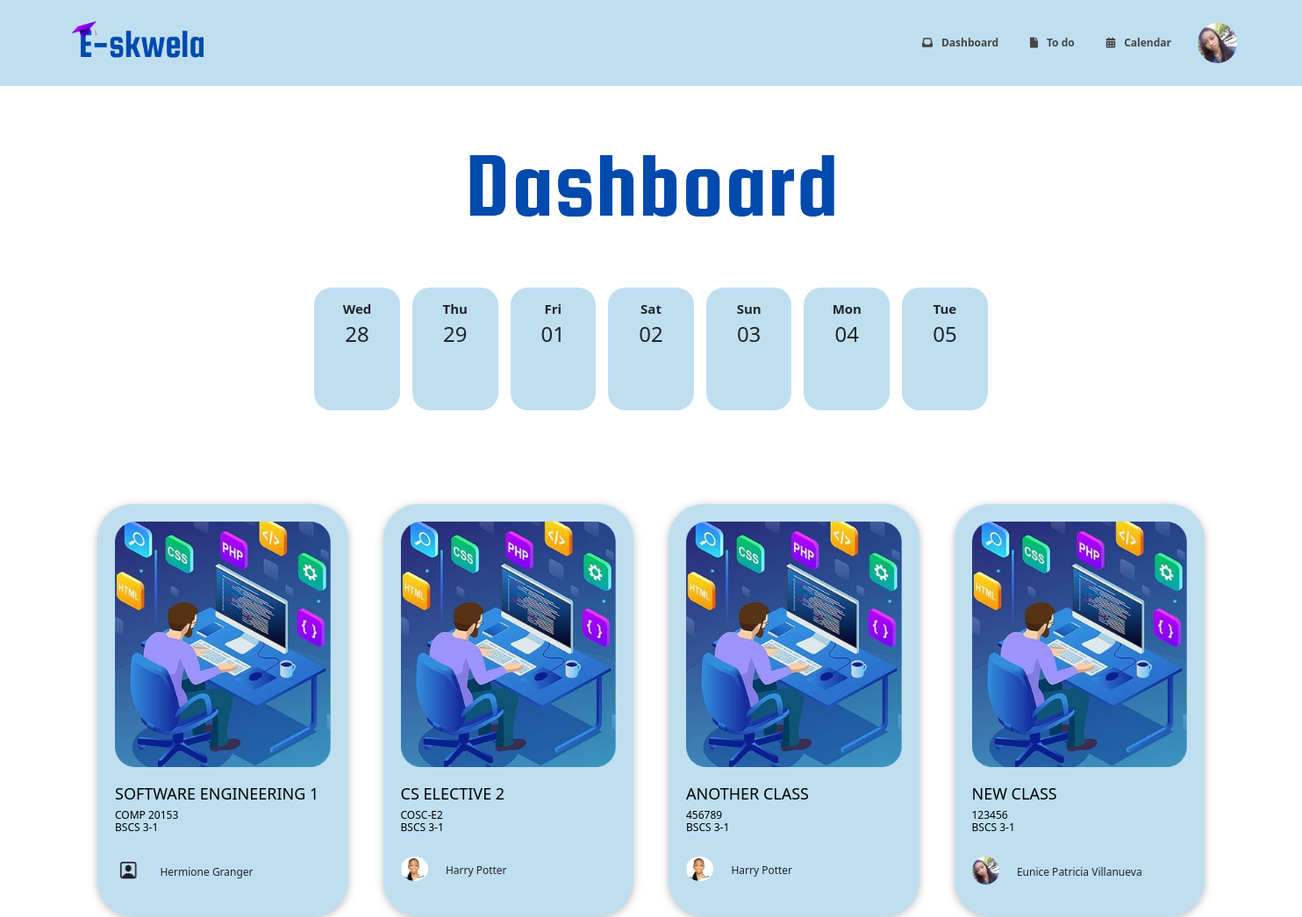
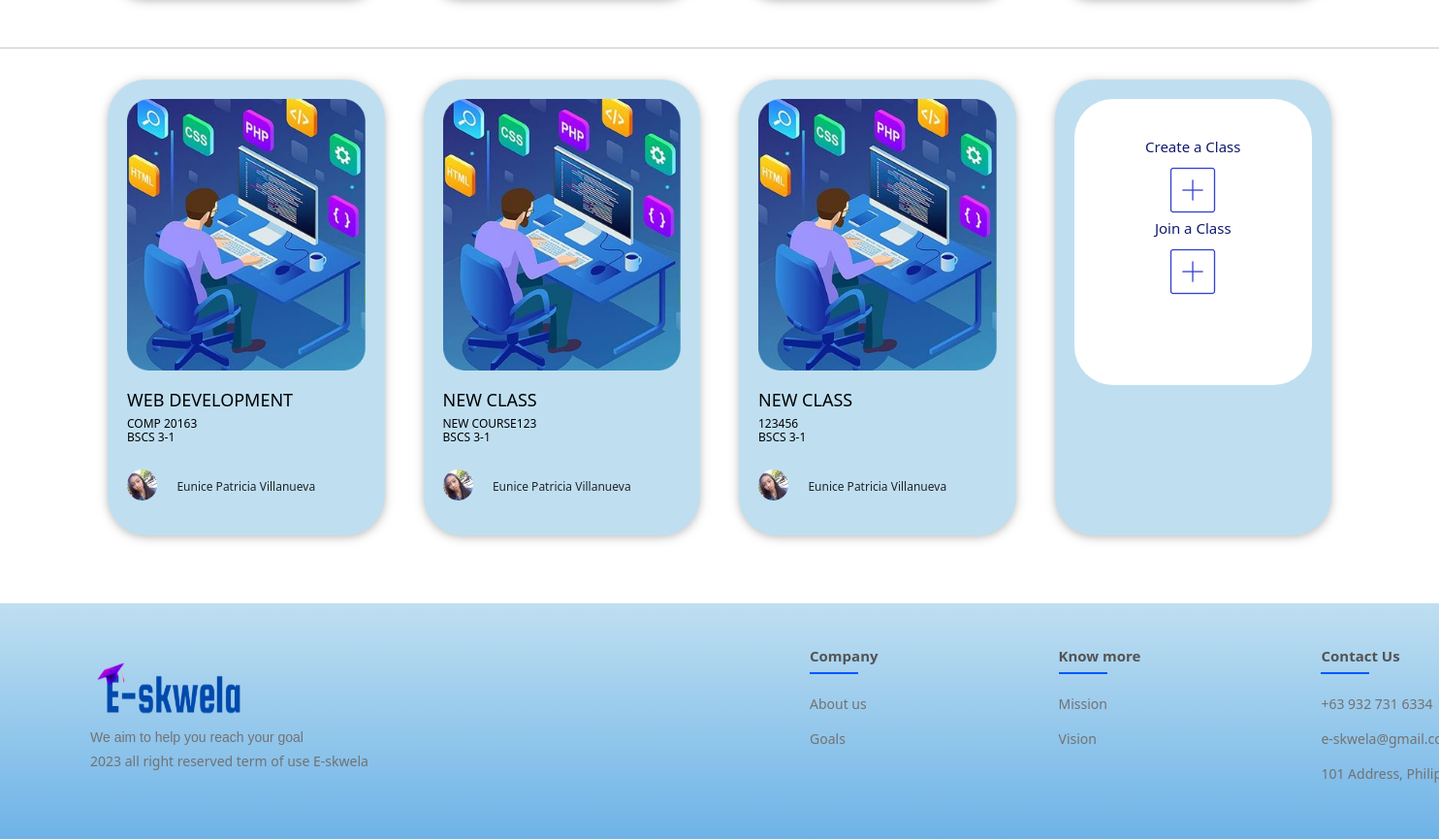
The app's page /home (signed in) with its own data (2 pictures, top to bottom).
### educ_web/models.py (models this page shows, shortened)
class Course(models.Model):
    name = models.CharField(max_length=64)
    section = models.CharField(max_length=64, blank=True)
    course_code = models.CharField(max_length=64, null=True, blank=True)
    room = models.CharField(max_length=64, blank=True)
    banner = models.ImageField(upload_to="course/", blank=True) # if none then use the default course image
    classcode = models.CharField(max_length=10, null=True)
    instructor = models.ForeignKey(User, related_name="instruct_course", on_delete=models.CASCADE)
    students = models.ManyToManyField(User, related_name="enrolled", blank=True)

class User(AbstractUser):
    first_name = models.CharField(max_length=20, blank=True)
    last_name = models.CharField(max_length=20, blank=True)
    profile_picture = models.ImageField(upload_to="users/", null=True, blank=True)

### educ_web/views.py (the view, shortened to what this page needs)
# urls.py: 2. Add a URL to urlpatterns:  path('', views.home, name='home')
@login_required # if not authenticated prevent user going to the login dashboard by manually typing the url link
def home(request):
    week_date = date()
    try:
        user = SocialAccount.objects.get(user=request.user)
        course_enrolled = user.user.enrolled.all()
        course_instruct = user.user.instruct_course.all()
        if(user.user.profile_picture):
            user_profile = user.user.profile_picture.url
            return render(request, 'main/S_home/S_home.html', {
                "user": user.user,
                "user_profile": user_profile,
                "enrolled_course": course_enrolled,
                "instruct_course": course_instruct,
                "week_date": week_date,
            })
    except:
        if request.user.profile_picture:
            user_profile = request.user.profile_picture.url
            return render(request, 'main/S_home/S_home.html', {
                "user": request.user,
                "user_profile": user_profile,
                "enrolled_course": request.user.enrolled.all(),
                "instruct_course": request.user.instruct_course.all(),
                "week_date": week_date,
            })
        return render(request, 'main/S_home/S_home.html', {
                    "user": request.user,
                    "enrolled_course": request.user.enrolled.all(),
                    "instruct_course": request.user.instruct_course.all(),
                    "week_date": week_date,
                })

### educ_web/views.py (called while the page is built)
def date():
    week_date = dict()
    current_date = datetime.date.today()
    week_date[current_date.strftime("%a")] = current_date.strftime("%d")
    for _ in range(6):
        current_date = current_date + datetime.timedelta(days=1)
        week_date[current_date.strftime("%a")] = current_date.strftime("%d")
    return week_date

### educ_web/templates/main/S_home/S_home.html (shortened to what this page needs)
{% extends 'layout.html' %}
{% load static %}
{% block script %}
    <link href="{% static 'S_home/S_home.css' %}" rel="stylesheet">
{% endblock %}
{% block navbar %}
    <div class="nav-bar">
        <nav class="navbar navbar-expand-lg"
            style="background-color: #BFDFF1; padding: 15px;">
            <div class="container-fluid">
                <a class="navbar-brand" href="{% url 'home' %}">
                    <img src="{% static '/images/logo.png' %}" alt="logo" height="60" width="170" style="margin-left: 50px;">
                </a>
                <div class="collapse navbar-collapse" id="navbarSupportedContent">
                    <ul class="navbar-nav ms-auto mb-2 mb-lg-0" style="margin-right: 10px;">
                        <li class="nav-item">
                            <a class="nav-link" href="{% url 'home' %}" style="padding-right: 20px;"><i class="fa-solid fa-inbox"
                                    style="padding: 10px;"></i>Dashboard</a>
                        </li>
                        <li class="nav-item">
                            <a class="nav-link" href="{% url 'todo' %}" style="padding-right: 20px;"><i class="fa-solid fa-file"
                                    style="padding: 10px;"></i>To do</a>
                        </li>
                        <li class="nav-item">
                            <a id="user-id-calendar" class="nav-link {{ user.id }}" href="{% url 'calendar' %}" style="padding-right: 20px;"><i
                                    class="fa-solid fa-calendar-days" style="padding: 10px;"></i>Calendar</a>
                        </li>
                    </ul>
                    {% if user_profile %}
                        <img src="{{ user_profile }}" class="user-pic" onclick="toggleMenu()">
                    {% elif user.profile_picture %}
                        <img src="{{ user.profile_picture.url }}" class="user-pic" onclick="toggleMenu()">
                    {% else %}
                        <img src="{% static 'images/user-person.png' %}" class="user-pic" onclick="toggleMenu()">
                    {% endif %}
                </div>
            </div>
        </nav>
    </div>
{% endblock %}
{% block body %}
    <main>
        <div class="container" style="text-align: center; margin-top: 50px;">
            <img class="dashboard-header" src="{% static '/images/dashboard.png' %}" alt="Dashboard">
            <div class="dashboard-calendar">
                {% for day,date in week_date.items %}
                    <div class="day">
                        <h6>{{ day }}</h6>
                        <h2>{{ date }}</h2>
                    </div>
                {% endfor %}
            </div>
            <div class="dashboard-courses">
                {% if enrolled_course %}
                    {% for course in enrolled_course %}
                        <div class="courses">
                            <a href="{% url 'student_stream' course_id=course.id %}">
                                <img src="{% static '/images/d1.png' %}" title="Web Development">
                                <h4 style="text-align: left; padding-left: 20px;">{{ course.name | upper }}</h4>
                                <h6 style="text-align: left; padding-left: 20px;">
                                    {% if course.course_code %}
                                        {{ course.course_code | upper }}
                                    {% endif %}
                                    <br />
                                    {% if course.section %}
                                        {{ course.section | upper }}
                                    {% endif %}
                                </h6>
                            </a>
                            <div class="professor">
                                {% if course.instructor.profile_picture %}
                                    <img src="{{ course.instructor.profile_picture.url }}">
                                {% else %}
                                    <img src="{% static 'images/user-person.png' %}">
                                {% endif %}
                                {% if course.instructor.first_name and course.instructor.last_name %}
                                    <p>{{ course.instructor.first_name }} {{ course.instructor.last_name }}</p>
                                {% else %}
                                    <p>{{ course.instructor.username | upper }}</p>
                                {% endif %}
                            </div>
                        </div>
                    {% endfor %}
                {% else %}
                    <h1>No Enrolled Course Yet...</h1>
                {% endif %}
            </div>
        </div>
        <hr />
        <div class="container"
            style="text-align: center; justify-content: center; display: flex; padding-bottom: 50px;">
            {% for course in instruct_course %}
                <div class="courses">
                    <a href="{% url 'instruct_stream' course_id=course.id %}">
                        <img src="{% static '/images/d1.png' %}" title="Web Development">
                        <h4 style="text-align: left; padding-left: 20px;">{{ course.name | upper }}</h4>
                        <h6 style="text-align: left; padding-left: 20px;">
                            {% if course.course_code %}
                                {{ course.course_code | upper }}
                            {% endif %}
                            <br />
                            {% if course.section %}
                                {{ course.section | upper }}
                            {% endif %}
                        </h6>
                    </a>
                    <div class="professor">
                        {% if course.instructor.profile_picture %}
                            <img src="{{ course.instructor.profile_picture.url }}">
                        {% else %}
                            <img src="{% static 'images/user-person.png' %}">
                        {% endif %}
                        {% if course.instructor.first_name and course.instructor.last_name %}
                            <p>{{ course.instructor.first_name }} {{ course.instructor.last_name }}</p>
                        {% else %}
                            <p>{{ course.instructor.username }}</p>
                        {% endif %}
                    </div>
                </div>
            {% endfor %}
            <div class="courses">
                <div class="add-course">
                    <h5 style="padding-top: 40px;">Create a Class</h5>
                    <img src="{% static '/images/Add.png' %}" data-bs-toggle="modal" data-bs-target="#create-class"
                        title="Create Class">
                    <h5>Join a Class</h5>
                    <img src="{% static '/images/Add.png' %}" data-bs-toggle="modal" data-bs-target="#join-class" title="Join class">
                </div>
            </div>
        </div>
    </main>
{% endblock %}

### educ_web/static/navbar/navbar.css (style rules this page uses)
.nav-link { font-weight: bold; color: #454545; }
.user-pic { width: 45px; border-radius: 50%; cursor: pointer; margin-right: 50px; }

### educ_web/static/footer/footer.css (style rules this page uses)
* { margin: 0; padding: 0; box-sizing: border-box; }
:root { --main-bg-color: #bfdff1; --main-font-color: #3443cf; --border-color: #1e1e1e; --button-disabled: #7d9dba; --table-border: 1vw; --blue: #0057FE; --lightblue: #BFDFF1; --white: #ffffffff; --gray: #454545; --lightgray: #877F7F; }
html { transition: all 200ms ease-in 0ms; font-size: 12px; }
html, body { margin: 0px; }
ul { list-style: none; padding-left: 0 !important; }

### educ_web/static/S_home/S_home.css (style rules this page uses)
a { text-decoration: none; color: black; }
.nav-link { font-weight: bold; color: #454545; }
.user-pic { width: 45px; border-radius: 50%; cursor: pointer; margin-right: 50px; }
.dashboard-calendar { margin-top: 50px; display: flex; align-items: center; justify-content: center; }
.day { width: 7.5%; height: 140px; background-color: #BFDFF1; border-radius: 20px; margin: 7px; cursor: pointer; transition: 0.3s; }
.day h6 { margin-top: 15px; font-weight: 600; font-size: 15px; }
.dashboard-courses { margin-top: 80px; margin-bottom: 30px; display: flex; align-items: center; justify-content: center; }
.courses { width: 23%; height: 470px; background-color: #BFDFF1; border-radius: 40px; margin: 20px; box-shadow: 0px 2px 10px rgba(122, 122, 122, 0.5); }
.courses img { width: 100%; padding: 20px; cursor: pointer; }
.professor { display: flex; align-items: center; }
.professor img { width: 25%; cursor: default; border-radius: 50%; }
.professor p { margin-top: 15px; font-size: 12px; }
.add-course { position: inherit; background-color: #ffffff; align-items: center; justify-content: center; border-radius: 40px; margin: 20px; height: 295px; }
.add-course h5 { text-align: center; color: #111a6d; width: 100%; }
.add-course img { justify-content: center; height: 60px; width: 60px; padding: 0; cursor: pointer; }

### records on screen
Course: name "SOFTWARE ENGINEERING 1", course_code "COMP 20153", section "BSCS 3-1", instructor.first_name "Hermione", instructor.last_name "Granger"
Course: name "CS ELECTIVE 2", course_code "COSC-E2", section "BSCS 3-1", instructor.profile_picture (picture), instructor.first_name "Harry", instructor.last_name "Potter"
Course: name "ANOTHER CLASS", course_code "456789", section "BSCS 3-1", instructor.profile_picture (picture), instructor.first_name "Harry", instructor.last_name "Potter"
Course: name "NEW CLASS", course_code "123456", section "BSCS 3-1", instructor.profile_picture (picture), instructor.first_name "Eunice Patricia", instructor.last_name "Villanueva"
Course: name "WEB DEVELOPMENT", course_code "COMP 20163", section "BSCS 3-1", instructor.profile_picture (picture), instructor.first_name "Eunice Patricia", instructor.last_name "Villanueva"
Course: name "NEW CLASS", course_code "NEW COURSE123", section "BSCS 3-1", instructor.profile_picture (picture), instructor.first_name "Eunice Patricia", instructor.last_name "Villanueva"

### other values on screen
{{ day }} "Wed" "Thu" "Fri" "Sat" "Sun" "Mon" "Tue"
{{ date }} "28" "29" "01" "02" "03" "04" "05"
